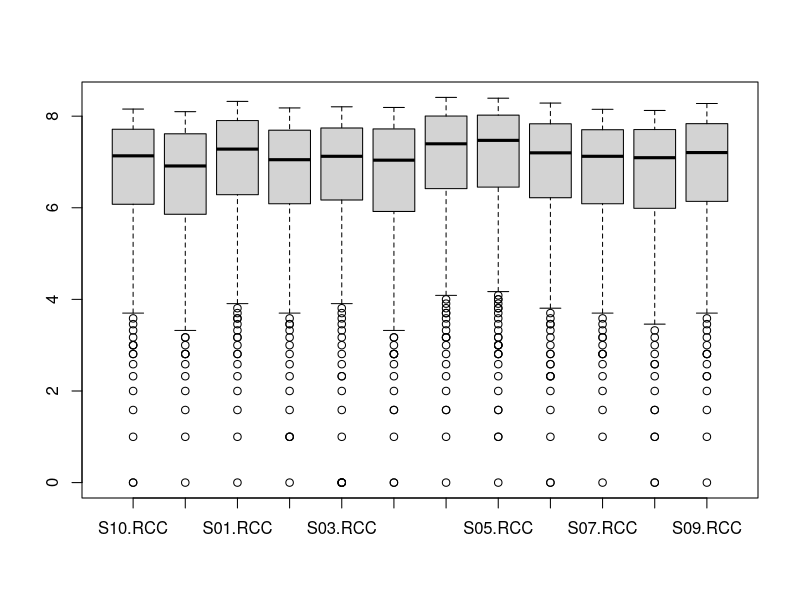
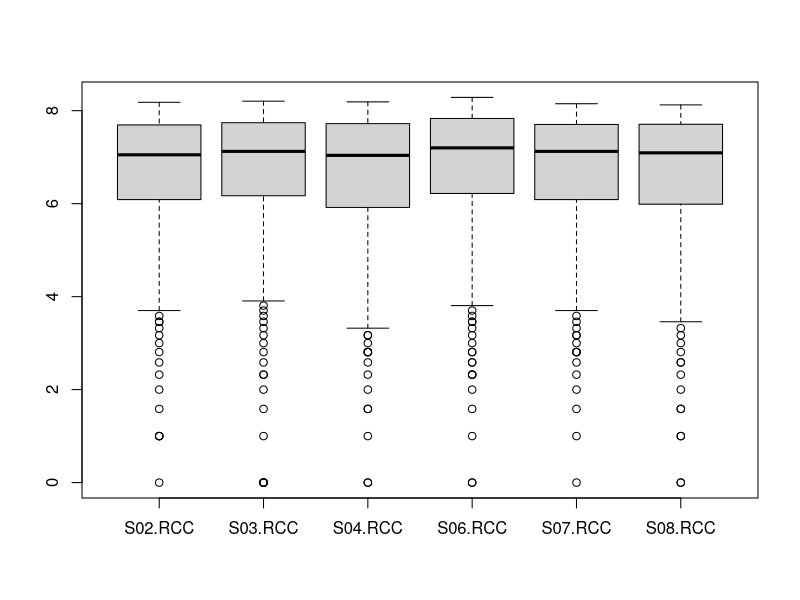
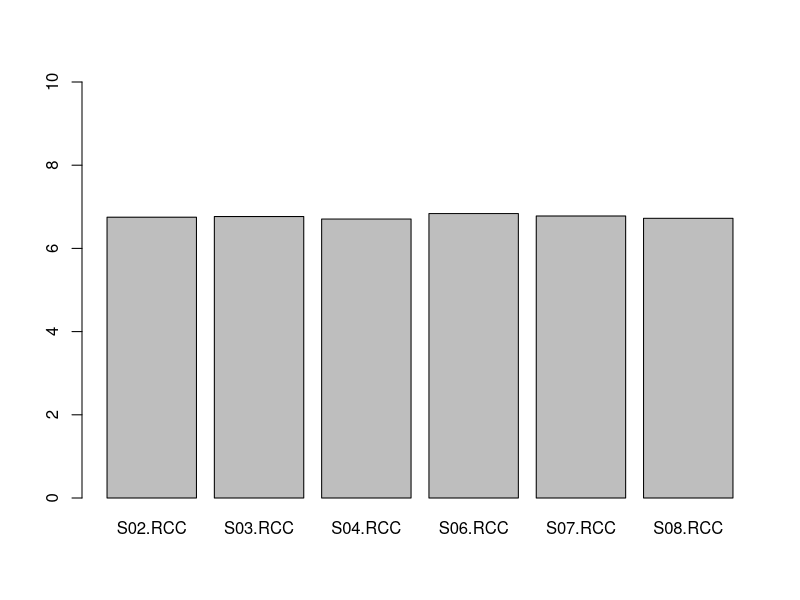
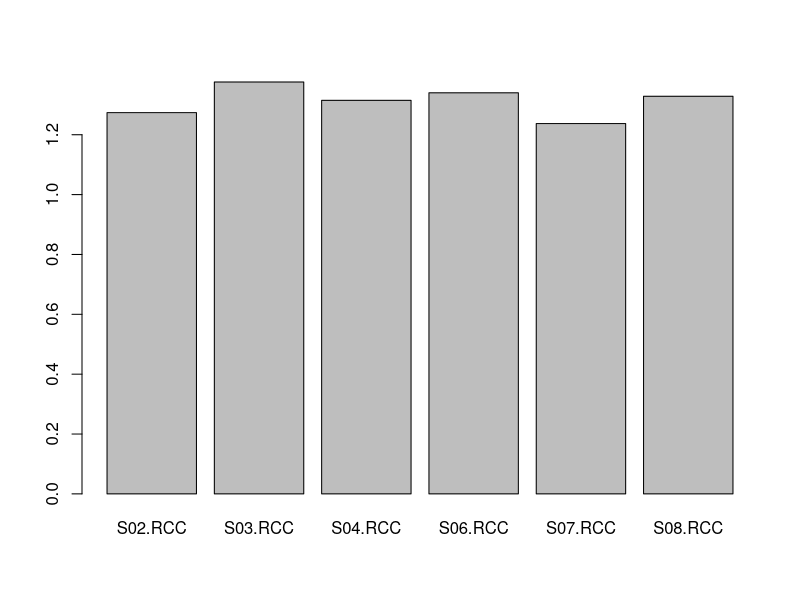
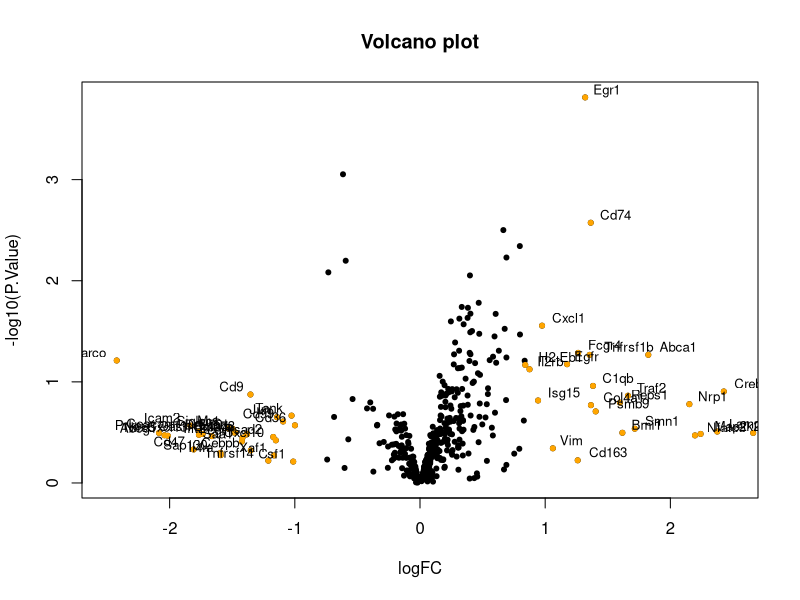

The R source for these figures, in order:
Nanostring <- read.csv("Nanostring.csv", stringsAsFactors = F) # reads the CSV file
Nanostring <- Nanostring[order(Nanostring$Avg.Count),] # getting an idea for the average counts
install.packages("dplyr")
library(dplyr)
Nanostring <-filter(Nanostring, Avg.Count > 18, Avg.Count > 18,X..Samples.above.Threshold > 32)
summary(Nanostring)
rownames(Nanostring) <- Nanostring$Probe.Name
Nanostring <- Nanostring[8:19]
Matrix <- data.matrix(Nanostring)
keep <-rowSums(Matrix) > 250
Nanostring <- Nanostring[keep,]
Matrix <- data.matrix(Nanostring)
match("Apoe",rownames(Matrix))
Matrix <- Matrix[-460,]
boxplot(log2(Matrix))
Matrix <- Matrix[, -c(1,2,3,7,8)]
Matrix <- Matrix[,-7]
Logmatrix <- log2(Matrix)
boxplot(Logmatrix)
barplot(colMeans(Logmatrix), ylim = c(0,10))
barplot(apply(Logmatrix, 2, sd))

design <- cbind(Grp1=1,Grp2vs1=c(0,0,0,1,1,1))
options(digits=3)

install.packages("limma")
library(limma)
# Ordinary fit
fit <- lmFit(Logmatrix,design)
fit <- eBayes(fit)
listfit <- topTable(fit,coef=2, number = 40, sort.by = "logFC")
listfittotgenes <- topTable(fit,coef=2, number = 459, sort.by = "logFC")
listfitpval <- topTable(fit,coef=2, number = 40, sort.by = "p")
dim(fit)
colnames(fit)
rownames(fit)[1:10]
names(fit)
# attemptin volcano plot
library(calibrate)
listfittotgenes <- mutate(listfittotgenes, Gene = row.names(listfittotgenes))

with(listfittotgenes, plot(logFC, -log10(P.Value), pch=20, main="Volcano plot", xlim=c(-2.5,2.5)))
# Add colored points: red if padj<0.05, orange of log2FC>1, green if both)
with(subset(listfittotgenes, adj.P.Val<.05 ), points(logFC, -log10(P.Value), pch=20, col="red"))
with(subset(listfittotgenes, abs(logFC)>0.84), points(logFC, -log10(P.Value), pch=20, col="orange"))
with(subset(listfittotgenes, adj.P.Val<.05 & abs(logFC)>0.84), points(logFC, -log10(P.Value), pch=20, col="green"))
# Label points with the textxy function from the calibrate plot
with(subset(listfittotgenes, adj.P.Val<.05 & abs(logFC)>0.84), textxy(logFC, -log10(P.Value), labs=Gene, cex=.8))

with(subset(listfittotgenes, abs(logFC)>0.84), textxy(logFC, -log10(P.Value), labs=Gene, cex=.8))
